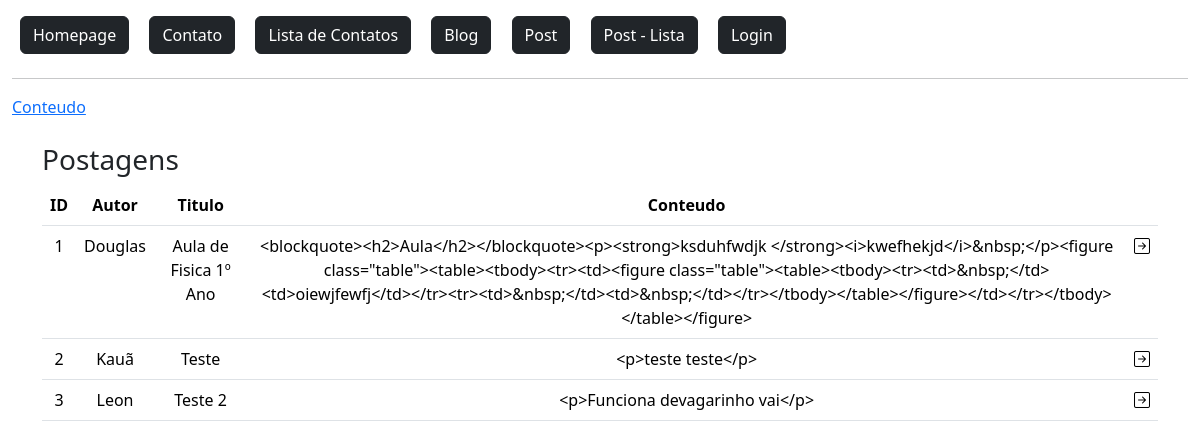
The app's page /, older data.
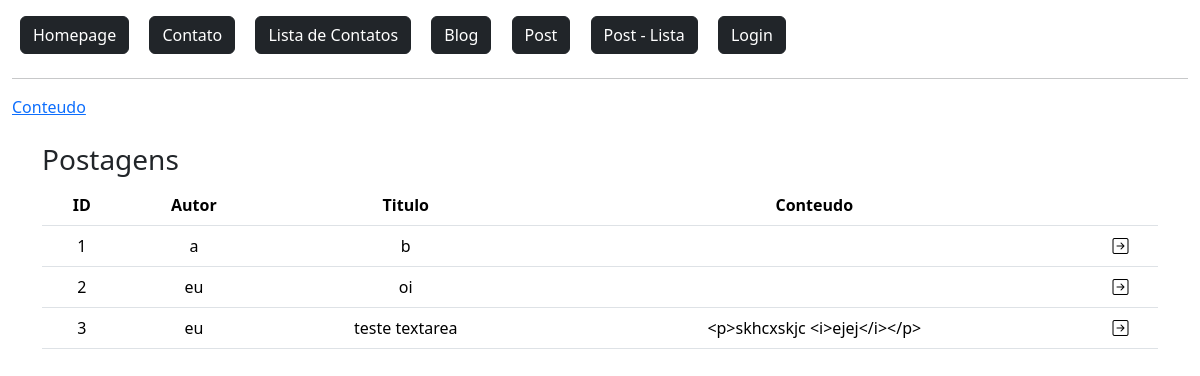
The same page, newer data.
### flaskLearn/models.py (models this page shows)
class Postagem(db.Model):
    id = db.Column(db.Integer, primary_key=True)
    data_envio = db.Column(db.DateTime, default=datetime.now())
    autor = db.Column(db.String, nullable=True)
    titulo = db.Column(db.String, nullable=True)
    conteudo = db.Column(db.String, nullable=True)

### flaskLearn/routes.py (the view)
@app.route('/')
def homepage():
    dados = Postagem.query.order_by('id')
    context = {'dados': dados.all()}
    return render_template('index.html', context=context)

### flaskLearn/templates/index.html
{% extends 'baseTemplate/base.html' %}
{% block content %}
{% include 'baseTemplate/nav.html' %}
<a href="../static/arquivo/at.pdf" download="arquivo.pdf" target="_blank">Conteudo</a>
<div class="container">
    <div class="row mt-4">
        <h3>Postagens</h3>
        <div class="col-12">
            <table class="table table-hover text-center">
                <thead class="thead-dark">
                    <tr>
                        <th>ID</th>
                        <th>Autor</th>
                        <th>Titulo</th>
                        <th>Conteudo</th>
                        <th></th>
                    </tr>
                </thead>
                <tbody>
                    {% for linha in context['dados'] %}
                        <tr>
                            <td>{{linha.id}}</td>
                            <td>{{linha.autor}}</td>
                            <td>{{linha.titulo}}</td>
                            <td>{{linha.conteudo}}</td>
                            <td>
                                <a href="{{ url_for('detailBlog', id=linha.id) }}">
                                    <i class="bi bi-arrow-right-square text-black"></i>
                                </a>
                            </td>
                        </tr>
                    {% endfor %}
                </tbody>
            </table>
        </div>
    </div>
</div>
{% endblock %}

### flaskLearn/templates/baseTemplate/base.html (shortened to what this page needs)
<!DOCTYPE html>
<html lang="en">
<head>
    <link href="https://cdn.jsdelivr.net/npm/bootstrap@5.3.3/dist/css/bootstrap.min.css" rel="stylesheet">
    <link rel="stylesheet" href="https://cdn.jsdelivr.net/npm/bootstrap-icons@1.11.3/font/bootstrap-icons.min.css">
</head>
<body>
    <section class="container-fluid mt-2">
        {% block content %}
        {% endblock %}
    </section>
</body>
</html>

### flaskLearn/templates/baseTemplate/nav.html
<a href="{{url_for('homepage')}}" class="btn btn-dark m-2">
    Homepage
</a>
<a href="{{url_for('contato')}}" class="btn btn-dark m-2">
    Contato
</a>
<a href="{{url_for('contatoLista')}}" class="btn btn-dark m-2">
    Lista de Contatos
</a>
<a href="{{url_for('editorBlog')}}" class="btn btn-dark m-2">
    Blog
</a>
<a href="{{url_for('postNovo')}}" class="btn btn-dark m-2">
    Post
</a>
<a href="{{url_for('postLista')}}" class="btn btn-dark m-2">
    Post - Lista
</a>
{% if current_user.is_authenticated %}
    <a href="{{ url_for('dashboard') }}" class="btn btn-dark m-2">
        {{ current_user.nome }} {{ current_user.sobrenome }}
    </a>
    <a href="{{ url_for('logout') }}" class="btn btn-dark m-2">
        Sair
    </a>
{% else %}
    <a href="{{url_for('login')}}" class="btn btn-dark m-2">
        Login
    </a>
{% endif %}
<hr>

Row changes from the older to the newer data that the page shows:
changed Postagem id 1: autor "Douglas" → "a"; titulo "Aula de Fisica 1º Ano" → "b"; conteudo "<blockquote><h2>Aula</h2></blockquote><p><strong>ksduhfwdjk </strong><i>kwefhekjd</i>&nbsp;</p><figure class=\"table\"><table><tbody><tr><td><figure class=\"table\"><table><tbody><tr><td>&nbsp;</td><td>oiewjfewfj</td></tr><tr><td>&nbsp;</td><td>&nbsp;</td></tr></tbody></table></figure></td></tr></tbody></table></figure>" → (not shown)
changed Postagem id 2: autor "Kauã" → "eu"; titulo "Teste" → "oi"; conteudo "<p>teste teste</p>" → (not shown)
changed Postagem id 3: autor "Leon" → "eu"; titulo "Teste 2" → "teste textarea"; conteudo "<p>Funciona devagarinho vai</p>" → "<p>skhcxskjc <i>ejej</i></p>"
